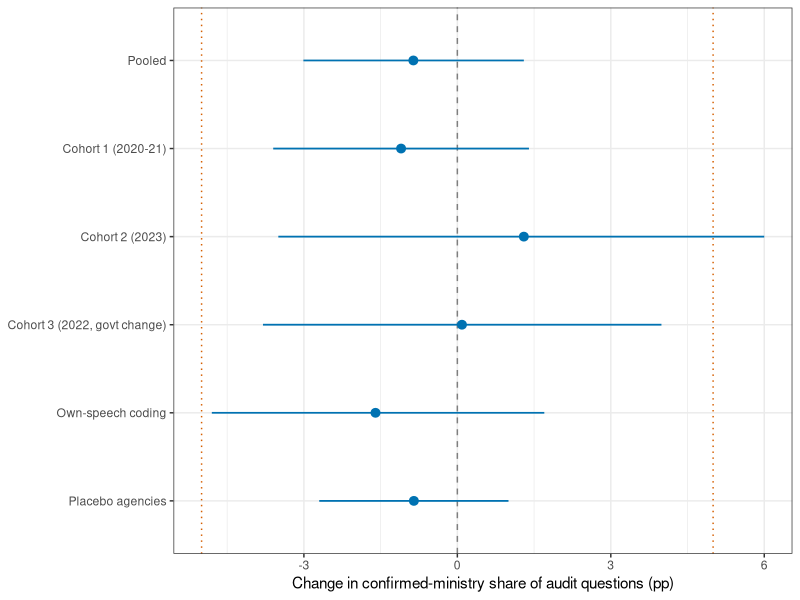
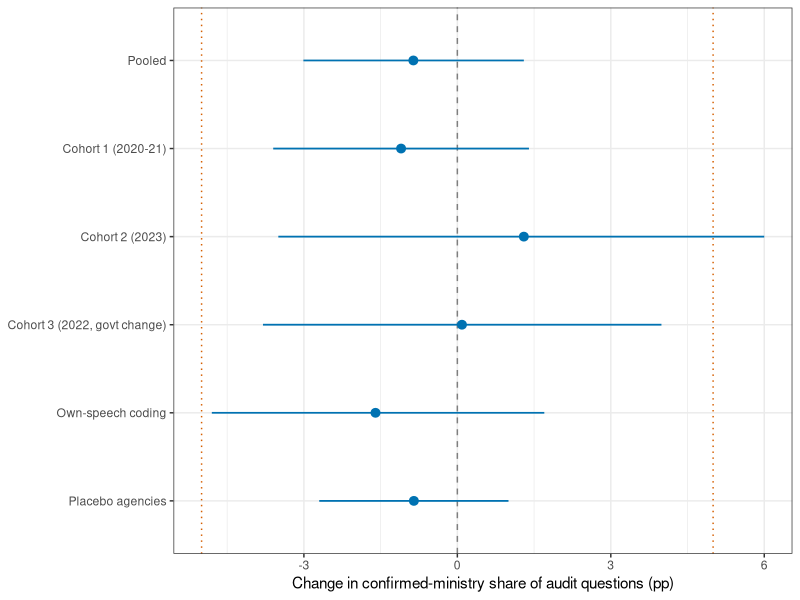

Write R code to recreate these figures, in order.
# Auto-generated figure for article
# Reads KNA data from Sys.getenv("KBL_DATA").
# Figure 1: DiD estimates across samples and specifications
# Estimates (pp, 95% CI) from the replication pipeline
# (workspace/r25-r27 consolidation rerun)
library(ggplot2); library(dplyr)
est <- data.frame(
  spec = c("Pooled", "Cohort 1 (2020-21)", "Cohort 2 (2023)",
           "Cohort 3 (2022, govt change)", "Own-speech coding",
           "Placebo agencies"),
  b  = c(-0.86, -1.10, 1.30, 0.09, -1.60, -0.85),
  lo = c(-3.01, -3.60, -3.50, -3.80, -4.80, -2.70),
  hi = c(1.30, 1.40, 6.00, 3.99, 1.70, 1.00))
est$spec <- factor(est$spec, levels = rev(est$spec))
ggplot(est, aes(x = b, y = spec)) +
  geom_vline(xintercept = 0, linetype = "dashed", colour = "grey50") +
  geom_vline(xintercept = c(-5, 5), linetype = "dotted",
             colour = "#D55E00") +
  geom_pointrange(aes(xmin = lo, xmax = hi), colour = "#0072B2",
                  linewidth = 0.6) +
  labs(x = "Change in confirmed-ministry share of audit questions (pp)",
       y = NULL) +
  theme_bw(base_size = 11)
ggsave("articles/figures/2026-08-24_r27/fig_1.pdf", width = 7, height = 4.5)
